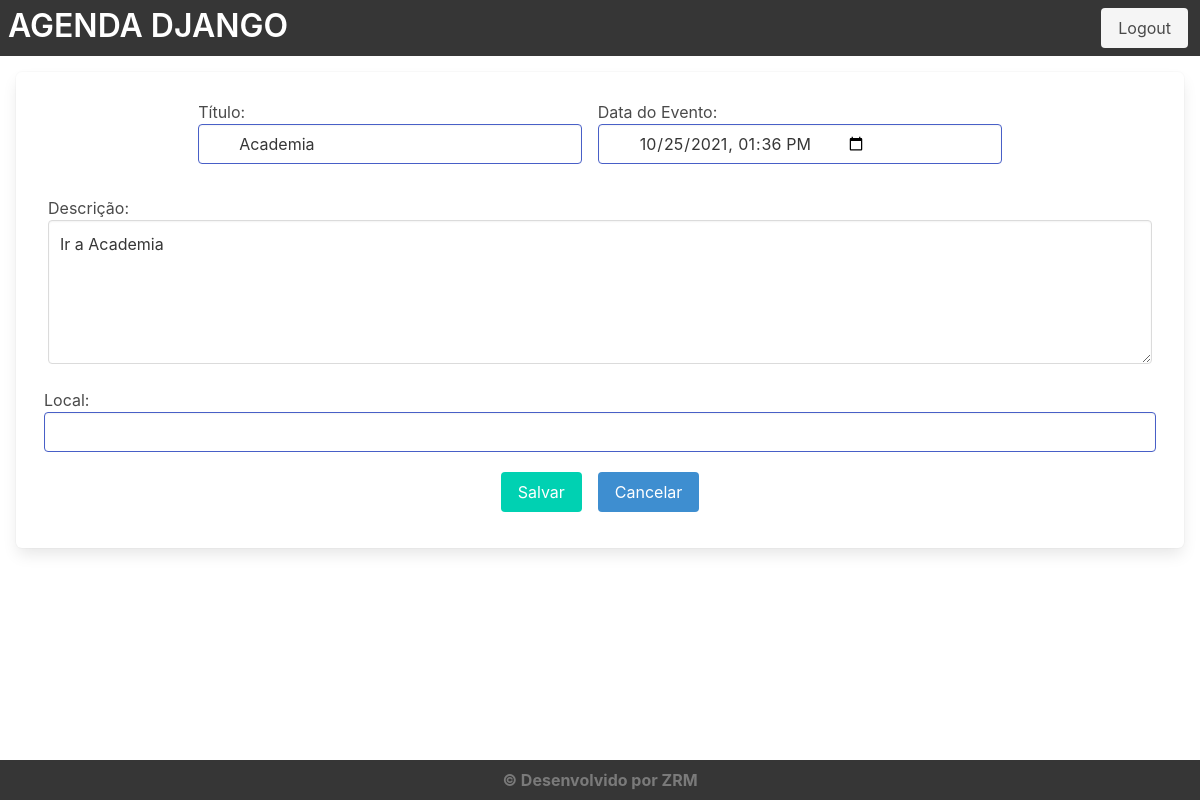
Screenshot of /agenda/evento/?id=2 (signed in) with the database file from the repository.
### core/models.py (models this page shows, shortened)
class Evento(models.Model):
    titulo = models.CharField(max_length=100)
    descricao = models.TextField(blank=True, null=True)
    data_evento = models.DateTimeField(verbose_name='Data do Evento')
    data_criacao = models.DateTimeField(auto_now=True)
    local= models.TextField(blank=True, null=True)
    usuario = models.ForeignKey(User, on_delete=models.CASCADE)
    class Meta:
        db_table = 'evento'
    def get_data_input_evento(self):
        return self.data_evento.strftime('%Y-%m-%dT%H:%M')

### core/views.py (the view)
# urls.py: path('agenda/evento/', views.evento),
@login_required(login_url="/login/")
def evento(request):
    id_evento = request.GET.get('id')
    dados = {}
    if(id_evento):
        dados['evento'] = Evento.objects.get(id=id_evento)
    return render(request, 'evento.html', dados)

### templates/evento.html (shortened to what this page needs)
{% extends "model-page.html" %}
{% block content %}
<form action="submit" method="post">
    <div class="box m-4">
        <div class="is-flex is-justify-content-center">
                <div class="field">
                    <p class="control has-icons-left m-2">
                        <label>Título:</label>
                        <input class="input is-link" type="text" name="titulo" size="23" value="{{ evento.titulo }}">
                    </p>
                </div>
                <div class="field">
                    <p class="control has-icons-left m-2">
                        <label>Data do Evento:</label>
                        <input class="input is-link" type="datetime-local" name="data_evento" value="{{ evento.get_data_input_evento }}">
                    </p>
                </div>
            </div>
                <div class="field">
                    <div class="column is-narrow">
                        <label>Descrição:</label>
                        <textarea class="textarea" name="descricao" rows="5" cols="24">{{ evento.descricao }}</textarea>
                    </div>
                </div>
                <div class="field">
                    <p class="control has-icons-left m-2">
                        <label>Local:</label>
                        <input class="input is-link" type="text" name="local"
                               value="{% if evento.local != None %} {{evento.local}} {% endif %}">
                    </p>
                </div>
                <div class="columns is-mobile is-centered m-2">
                    <button class="button is-primary m-2" type="submit">Salvar</button>
                    <a href="/" class="button is-info m-2">Cancelar</a>
                </div>
        </div>
</form>
{% endblock %}

### static/css/style.css (style rules this page uses)
html, body { background-image: url('/static/img/fundo.jpg'); background-size: cover; min-height: 100vh; display: flex; flex-direction: column; }

### rows the page displays
Evento: titulo "Academia", data_evento "10/25/2021 13:36", descricao "Ir a Academia"
